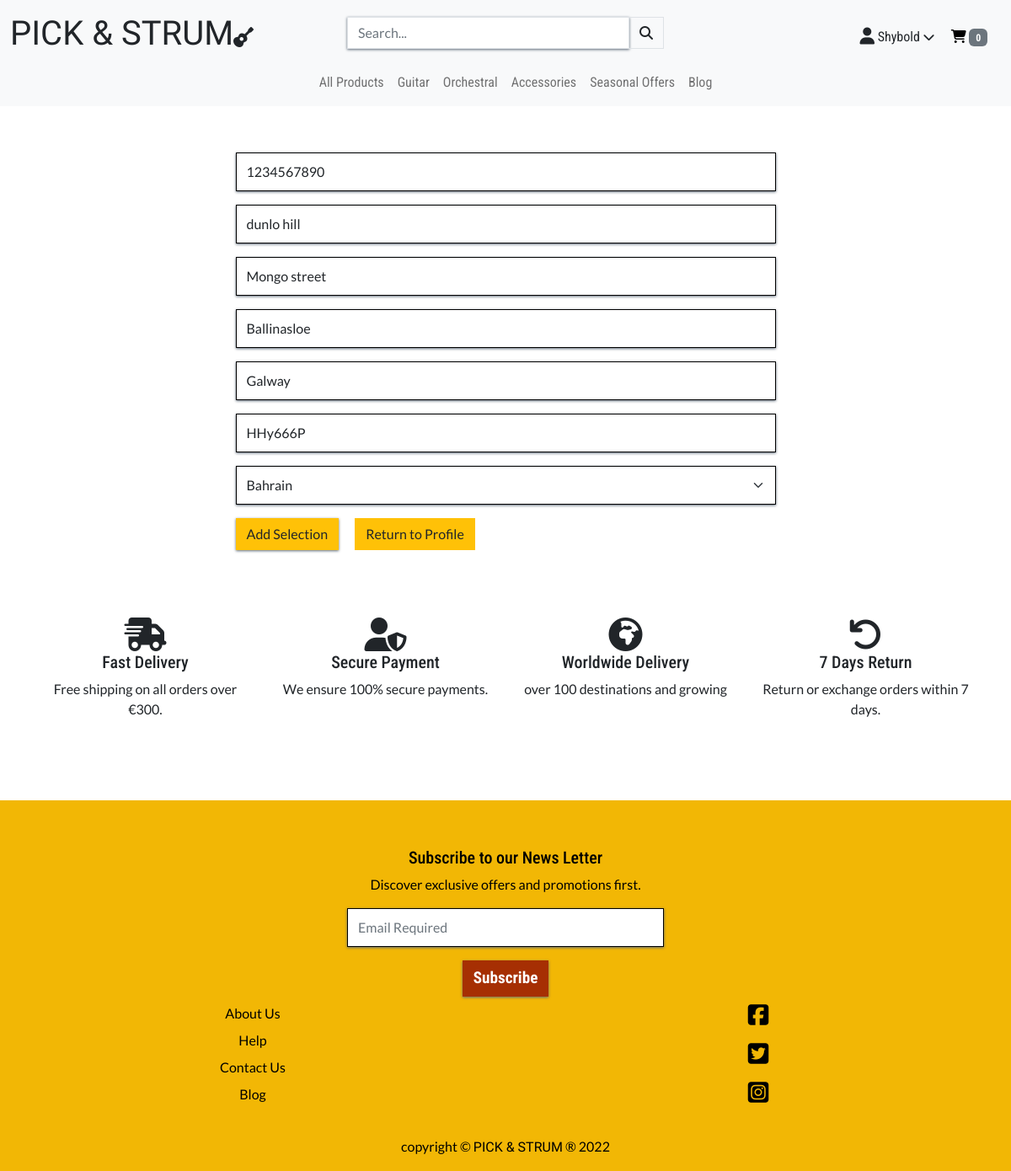
Screenshot of /profile/edit_profile/ (signed in) with the database file from the repository.
### profiles/models.py (models this page shows, shortened)
class UserProfile(models.Model):
    user = models.OneToOneField(User, on_delete=models.CASCADE)
    default_phone_number = models.CharField(
        max_length=20, null=True, blank=True)
    default_street_address1 = models.CharField(
        max_length=80, null=True, blank=True)
    default_street_address2 = models.CharField(
        max_length=80, null=True, blank=True)
    default_town_or_city = models.CharField(
        max_length=40, null=True, blank=True)
    default_county = models.CharField(
        max_length=80, null=True, blank=True)
    default_postcode = models.CharField(
        max_length=20, null=True, blank=True)
    default_country = CountryField(
        blank_label='Country', null=True, blank=True)
    image = models.ImageField(null=True, blank=True)
    cover_photo = models.CharField(
        max_length=20, choices=COVER_PHOTO, default='Cool')

### profiles/views.py (the view)
# urls.py: path('edit_profile/', views.edit_profile, name='edit_profile'),
@login_required
def edit_profile(request):
    profile = get_object_or_404(UserProfile, user=request.user)
    address_form = UserProfileForm(
        request.POST or None,
        request.FILES or None,
        instance=profile
    )
    if address_form.is_valid():
        address_form.save()
        messages.success(
            request,
            'Your Profile Address has been updated successfully')
        return redirect('profile')
    context = {
        'address_form': address_form,
        'profile': profile,
        'profile_page': True
    }
    return render(request, 'profiles/update_address.html', context)

### profiles/forms.py
class UserProfileForm(forms.ModelForm):
    class Meta:
        model = UserProfile
        fields = (
            'default_phone_number',
            'default_street_address1',
            'default_street_address2',
            'default_town_or_city',
            'default_county',
            'default_postcode',
            'default_country'
        )
    def __init__(self, *args, **kwargs):
        super().__init__(*args, **kwargs)
        for field in self.fields:
            self.fields[field].label = False
            self.fields[field].widget.attrs['class'] = 'form-styling'
        self.fields['default_phone_number'].widget.attrs['placeholder'] = 'Phone Number'
        self.fields['default_street_address1'].widget.attrs['placeholder'] = 'Street Address 1'
        self.fields['default_street_address2'].widget.attrs['placeholder'] = 'Street Address 2'
        self.fields['default_town_or_city'].widget.attrs['placeholder'] = 'Town or City'
        self.fields['default_county'].widget.attrs['placeholder'] = 'County, State or Locality'
        self.fields['default_postcode'].widget.attrs['placeholder'] = 'Postal Code'

### cart/contexts.py (called while the page is built, shortened)
def cart_contents(request):
    cart_items = []
    total = 0
    product_count = 0
    cart = request.session.get('cart', {})
    if total < settings.FREE_DELIVERY_THRESHOLD:
        delivery = total * Decimal(settings.STANDARD_DELIVERY_PERCENTAGE / 100)
        free_delivery_delta = settings.FREE_DELIVERY_THRESHOLD - total
    else:
        delivery = 0
        free_delivery_delta = 0
    grand_total = delivery + total
    context = {
        'cart_items': cart_items,
        'total': total,
        'product_count': product_count,
        'delivery': delivery,
        'free_delivery_delta': free_delivery_delta,
        'free_delivery_threshold': settings.FREE_DELIVERY_THRESHOLD,
        'grand_total': grand_total,
    }
    return context

### profiles/templates/profiles/update_address.html (shortened to what this page needs)
{% extends "base.html" %}
{% load static %}
{% block extra_css %}
 <link rel="stylesheet" href="{% static 'profiles/css/profile.css' %}">
{% endblock %}
{% block page_header %}
<div class="container header-backspace">
</div>
{% endblock %}
{% block content %}
<div class="container mt-4">
    <div class="row">
        <div class="col-12 col-md-7 m-auto mt-4">
            <form action="{% url 'edit_profile' %}" method="POST">
                {{ address_form | crispy }}
                <input type="submit" class="btn btn-small bg-warning rounded-0" value="Add Selection">
                <a class="ms-3 btn btn-small bg-warning rounded-0" href="{% url 'profile' %}">Return to Profile</a>
            </form>
        </div>
    </div>
</div>
{% include 'includes/trust-stm.html' %}
{% endblock %}

### templates/base.html (shortened to what this page needs)
{% load static %}
<!DOCTYPE html>
<html lang="en">
<head>
  {% block corecss %}
  <link href="https://cdn.jsdelivr.net/npm/bootstrap@5.2.1/dist/css/bootstrap.min.css" rel="stylesheet"
>
  <link rel="stylesheet" href="{% static 'css/base.css' %}">
  {% endblock %}
  {% block extra_css %}
  {% endblock %}
</head>
<body>
  <header class="container-fluid fixed-top">
    <div class="row d-none d-lg-flex pt-2 bg-light">
      <div class="col-12 col-lg-4 text-lg-start my-auto py-1 py-lg-0">
        <a href="{% url 'home' %}" class="navbar-brand fs-1">
          <span class="my-0 logo1">PICK</span><span class="logo2"> & </span><span class="logo1">STRUM</span><i
            class="fas fa-guitar fs-4"></i>
        </a>
      </div>
      <div class="col-12 col-lg-4 my-auto py-1 py-lg-0">
        <form action="{% url 'products' %}" method="GET">
          <div class="input-group w-100">
            <input class="form-control border rounded-0" type="text" name="q" placeholder="Search...">
            <div class="input-group-append">
              <button class="form-control btn border rounded-0" type="submit">
                <span class="icon">
                  <i class="fas fa-search"></i>
                </span>
              </button>
            </div>
          </div>
        </form>
      </div>
      <div class="col-12 col-lg-4 my-auto py-1 py-lg-0">
        <ul class="list-inline list-unstyled text-center text-lg-end my-0 pt-2">
          <li class="list-inline-item me-3">
            <a class="nav-link" href="#useroptions" role="button" data-bs-toggle="collapse" aria-expanded="false"
              aria-controls="collapse-user-options">
              {% if request.user.is_authenticated %}
              <p class="my-0 h-text"><i class="fas fa-user fa-lg"></i> {{ user.username }} <small><i
                    class="fas fa-chevron-down"></i></small></p>
              {% else %}
              <p class="my-0 h-text"><i class="fas fa-user fa-lg"></i> My Account <small><i
                    class="fas fa-chevron-down"></i></small></p>
              {% endif %}
            </a>
          </li>
          <li class="list-inline-item me-3">
            <a class="{% if product_count %}text-info font-weight-bold{% else %}text-black{% endif %} nav-link"
              href="{% url 'view_cart' %}">
              <div class="text-center h-text">
                {% if product_count %}
                <p class="my-0"><i class="fas fa-shopping-cart"></i> <span
                    class="badge text-bg-secondary">{{ product_count }}</span></p>
                {% else %}
                <p class="my-0"><i class="fas fa-shopping-cart"></i> <span class="badge text-bg-secondary">0</span></p>
                {% endif %}
              </div>
            </a>
          </li>
        </ul>
      </div>
    </div>
    <div class="row">
      <nav class="navbar navbar-expand-lg navbar-light bg-light w-100 p-2">
        {% include 'includes/main-nav.html' %}
      </nav>
    </div>
  </header>
  {% block page_header %}
  {% endblock %}
  {% block content %}
  {% endblock %}
  <footer class="container-fluid bg-custom text-center py-3">
    <div class="row mt-3 justify-content-center">
      <div class="col-12 col-lg-4"></div>
      <div class="col-12 col-md-6 col-lg-4">
        <div id="mc_embed_signup" class="mail-chimp-box">
          <form
            action="https://gmail.us14.list-manage.com/subscribe/post?u=2f7dbdbcc9a2cdb4acadbcbc5&amp;id=a6c7c4e7e1&amp;f_id=003a66e3f0"
            method="post" id="mc-embedded-subscribe-form" name="mc-embedded-subscribe-form" class="validate pt-4"
            target="_blank" novalidate>
            <div id="mc_embed_signup_scroll">
              <h5>Subscribe to our News Letter</h5>
              <p>Discover exclusive offers and promotions first.</p>
              <div class="mc-field-group">
                <input type="email" value="" name="EMAIL" class="required email form-control" id="mce-EMAIL" required
                  placeholder="Email Required">
              </div>
              <div class="optionalParent">
                <div class="clear foot">
                  <input type="submit" value="Subscribe" name="subscribe" id="mc-embedded-subscribe"
                    class="btn button mt-3">
                </div>
              </div>
            </div>
          </form>
        </div>
      </div>
      <div class="col-12 col-lg-4"></div>
    </div>
    <div class="row">
      <div class="col-12 col-lg-6">
        <ul class="list-unstyled">
          <li><a class="nav-link pt-2" href="{% url 'about_us' %}">About Us</a></li>
          <li><a class="nav-link pt-2" href="">Help</a></li>
          <li><a class="nav-link pt-2" href="{% url 'contact_us' %}">Contact Us</a></li>
          <li><a class="nav-link pt-2" href="{% url 'blog_home' %}">Blog</a></li>
        </ul>
      </div>
      <div class="col-12 col-lg-6">
        <ul class="list-unstyled d-flex flex-lg-column justify-content-center">
          <li><a class="nav-link p-2" href=""><i class="fab fa-facebook-square fs-3"></i></a></li>
          <li><a class="nav-link p-2" href=""><i class="fab fa-twitter-square fs-3"></i></a></li>
          <li><a class="nav-link p-2" href=""><i class="fab fa-instagram-square fs-3"></i></a></li>
        </ul>
      </div>
    </div>
    <div class="row mt-2">
      <div class="col-12">
        <p class="mt-1 mb-0">copyright &#169; <span class="my-0 logo1">PICK</span><span class="logo2"> & </span><span
            class="logo1">STRUM</span> &reg; <span id="copy-right1"></span>
        </p>
      </div>
    </div>
  </footer>
</body>
</html>

### static/css/base.css (style rules this page uses)
* { padding: 0; margin: 0; box-sizing: border-box; }
:root { --white: #fff; --light-grey: #ccc; --black: #000; --yellow: #F2B705; --off-white: #ebeae9; --rust: #A62F03; --rust-dark: #590902; --ash: #aaaaaa; --light-blue: #5d6977; }
.bg-custom { background-color: var(--yellow); color: var(--black) !important; }
body { font-family: 'Lato', sans-serif; }
h1, h2, h3, h4, h5, h6, .h-text { font-family: 'Roboto Condensed', sans-serif; }
.logo1 { font-family: 'Ruslan Display', cursive; }
.logo2 { font-family: 'Henny Penny', cursive; }
.header-backspace { padding-top: 133px; }
input, .allauth-form-inner-content input, .mail-chimp-box input, .form-styling { box-sizing: border-box; border: 1px solid var(--black); border-radius: 0px; background-color: var(--white); padding: 10px 12px; box-shadow: 0 1px 3px 0 var(--light-blue); -webkit-transition: box-shadow 150ms ease; transition: box-shadow 150ms ease; }
.allauth-form-inner-content button, .allauth-form-inner-content input[type='submit'], .mail-chimp-box input[type='submit'], .form-styling input[type='submit'], .fancy-btn { font-weight: bold; font-family: 'Roboto Condensed', sans-serif; color: var(--white) !important; text-align: center; vertical-align: middle; -webkit-user-select: none; -moz-user-select: none; -ms-user-select: none; user-select: none; background-color: var(--rust) !important; ; border: 1px solid var(--rust); ; padding: .375rem .75rem; font-size: 1.2rem; line-height: 1.5; border-radius: 0; box-shadow: 0 1px 3px 0 var(--light-blue); -webkit-transition: box-shadow 150ms ease; transition: box-shadow 150ms ease; transition: 300ms ease; }

### rows the page displays
UserProfile: default_phone_number "1234567890", default_street_address1 "dunlo hill", default_street_address2 "Mongo street", default_town_or_city "Ballinasloe", default_county "Galway", default_postcode "HHy666P", default_country "Bahrain"

### other values shown
{{ user.username }} "Shybold"
{{ free_delivery_threshold }} "300"
